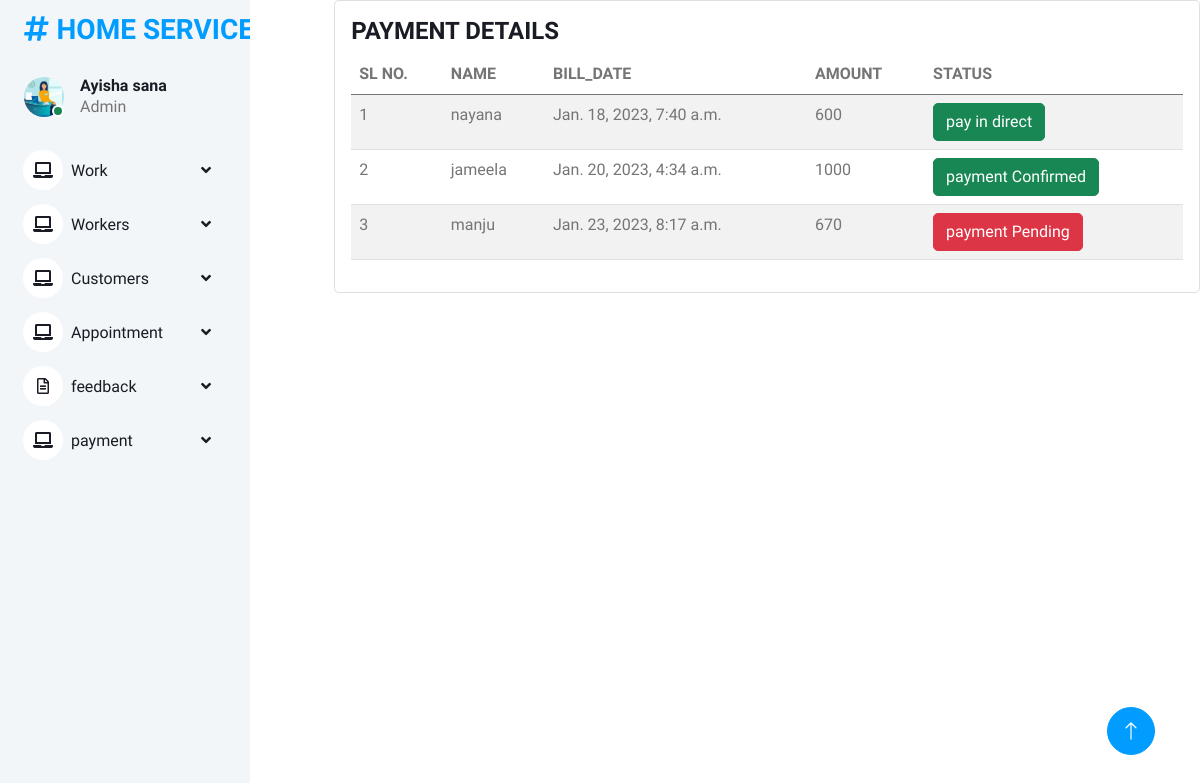
The app's page /view_bill with its own data.
### onlinehomeservice_app/models.py (models this page shows)
class Bill(models.Model):
    name = models.ForeignKey(register1,on_delete=models.CASCADE)
    bill_date = models.DateTimeField(auto_now_add=True)
    amount = models.IntegerField()
    paid_on = models.DateField(auto_now=True)
    status = models.IntegerField(default=0)

class register1(models.Model):
    user=models.OneToOneField(Login,on_delete=models.CASCADE)
    name = models.CharField(max_length=100)
    address = models.CharField(max_length=40)
    mobile = models.CharField(max_length=20,null=False)
    email = models.EmailField()
    def __str__(self):
        return self.name

### onlinehomeservice_app/views.py (the view)
# urls.py: path("view_bill", views.view_bill, name="view_bill"),
def view_bill(request):
    bill = Bill.objects.all()
    print(bill)
    return render(request, 'admin/view_payment_details.html',{'bill':bill})

### templates/admin/view_payment_details.html
{% extends 'admin/admin base.html' %}
{% load crispy_forms_tags %}
{% block content %}
<div class="col-lg-12 grid-margin stretch-card">
              <div class="card">
                <div class="card-body">
                  <h4 class="card-title">PAYMENT DETAILS</h4>
                  <div class="table-responsive">
                    <table class="table table-striped">
                      <thead>
                        <tr>
                          <th>SL NO.</th>
                          <th>NAME</th>
                          <th>BILL_DATE</th>
                          <th>AMOUNT</th>
                          <th>STATUS</th>
                        </tr>
                      </thead>
                      <tbody>
                      {% for i in bill%}
                        <tr>
                          <td>{{forloop.counter}}</td>
                          <td>{{ i.name }}</td>
                          <td>{{ i.bill_date }}</td>
                          <td>{{ i.amount }}</td>
                          <td>
                              {% if i.status == 0 %}
                        <button type="button" class="btn btn-danger">payment Pending</button>
                        {% elif i.status == 1 %}
                        <button type="button" class="btn btn-success">payment Confirmed</button>
                         {% else %}
                        <button type="button" class="btn btn-success">pay in direct</button>
                              {% endif %}
                          </td>
                        </tr>
                      {% endfor %}
                      </tbody>
                    </table>
                  </div>
                </div>
              </div>
            </div>
{% endblock %}

### static/assets1/css/style.css (style rules this page uses)
:root { --primary: #009CFF; --light: #F3F6F9; --dark: #191C24; }
.btn { transition: .5s; }

### records on screen
Bill: name "nayana", bill_date "Jan. 18, 2023, 7:40 a.m.", amount "600", status "pay in direct"
Bill: name "jameela", bill_date "Jan. 20, 2023, 4:34 a.m.", amount "1000", status "payment Confirmed"
Bill: name "manju", bill_date "Jan. 23, 2023, 8:17 a.m.", amount "670", status "payment Pending"
